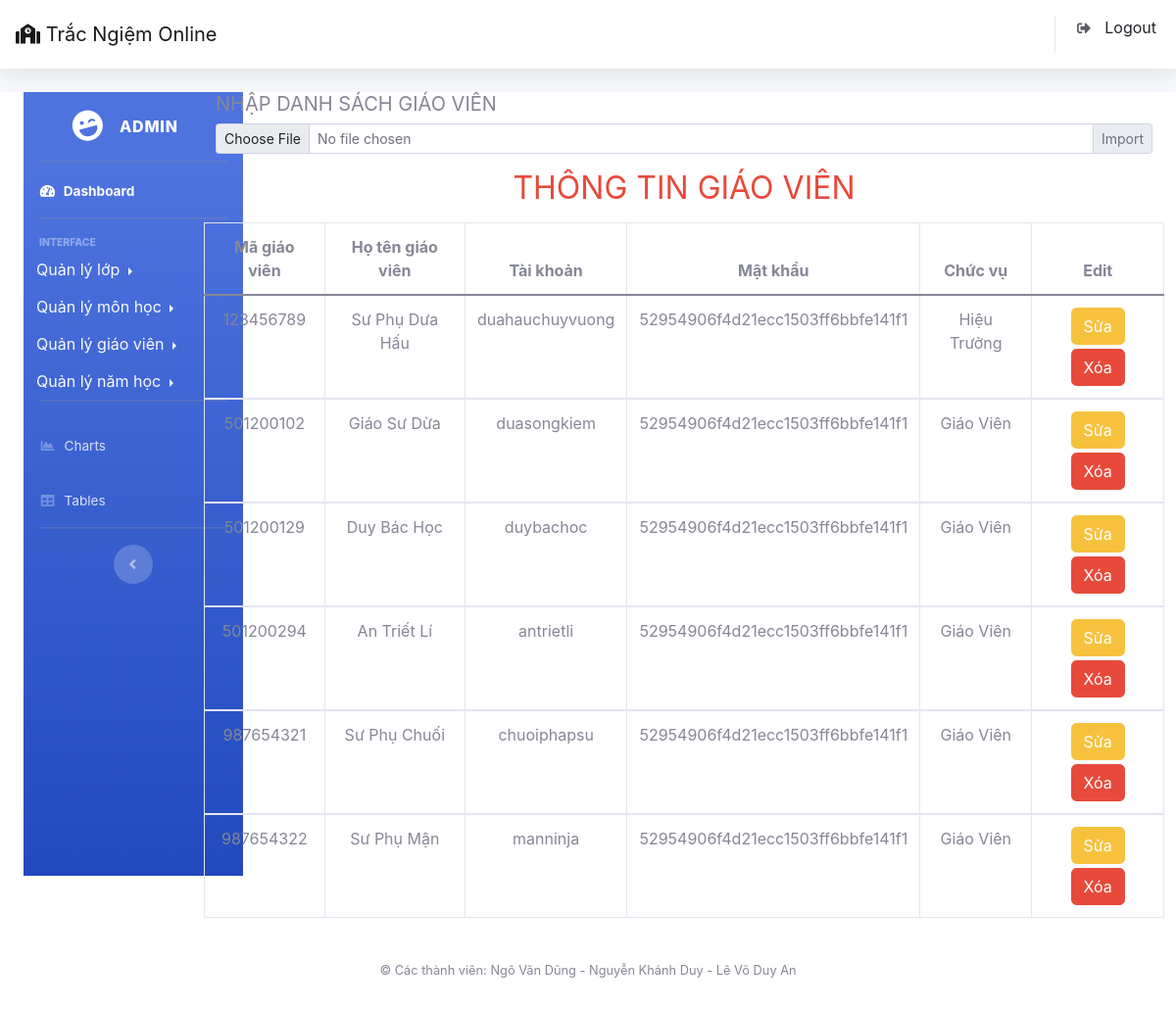
Page /Admin/index.php?action=giaovien&act=giaovien (signed in) on the committed database.
### tables this page shows
CREATE TABLE `giaovien` (
  `maGV` int(11) NOT NULL,
  `tenGV` varchar(100) NOT NULL,
  `user` varchar(100) NOT NULL,
  `pass` varchar(150) NOT NULL,
  `role` int(11) NOT NULL
);

### Admin/Model/connect.php (called while the page is built, shortened)
<?php
  class connect{
      var $db=null;
      public function __construct()
      {
        $dsn='mysql:host=localhost;dbname=tracnghiembeta';
        $user='root';
        $pass='root';
        $this->db=new PDO($dsn,$user,$pass,array(PDO::MYSQL_ATTR_INIT_COMMAND=>"SET NAMES utf8"));
      }
      public function getList($select)
      {
        $result=$this->db->query($select);
        return $result;
      }
  }
?>

### Admin/Model/quanlygiaovien.php (called while the page is built, shortened)
<?php
    class giaovien{
        public function listGiaoVien()
          {
               $select = "select * from giaovien";
               $db = new connect();
               $result = $db->getList($select);
               return $result;
           }
    }
?>

### Admin/View/giaovien.php (the view, shortened to what this page needs)
<div class="col-lg-2">
    <?php
        include "View/sidebar.php";
    ?>
</div>
<div class="col-lg-10">
    <section>
        <h5>NHẬP DANH SÁCH GIÁO VIÊN </h5>
        <form action="index.php?action=giaovien&act=importGV" method="post" enctype="multipart/form-data">
            <div class="input-group input-group-sm mb-md-3 ">
                <input type="file" class="form-control form-control-sm" name="upload" id="upload">
                <input type="submit" name="submit" value="Import" class="input-group-text">
            </div>
        </form>
        <div class="row">
            <h2 class="text-center text-danger mb-md-3">THÔNG TIN GIÁO VIÊN  </h2>
            <table class=" table table-bordered table-hover text-center">
                <thead>
                    <tr>
                        <th scope="col">Mã giáo viên</th>
                        <th scope="col">Họ tên giáo viên</th>
                        <th scope="col">Tài khoản</th>
                        <th scope="col">Mật khẩu</th>
                        <th scope="col">Chức vụ</th>
                        <th scope="col">Edit</th>
                    </tr>
                </thead>
                <?php
                    $db = new giaovien();
                    $result=$db->listGiaoVien();
                    while($set = $result->fetch()):
                ?>
                <tbody>
                    <tr>
                        <td> <?php echo $set['maGV'] ?></td>
                        <td>  <?php echo $set['tenGV'] ?></td>
                        <td>  <?php echo $set['user'] ?></td>
                        <td>  <?php echo $set['pass'] ?></td>
                        <td>
                            <?php
                                if($set['role']==1)
                                {
                                    echo "Giáo Viên";
                                }
                                if($set['role']==2)
                                {
                                    echo "Hiệu Trưởng";
                                }
                            ?>
                        </td>
                        <td class="text-center">
                            <a href="index.php?action=giaovien&act=update&maGV=<?php echo $set['maGV'];  ?>" class="btn btn-warning mb-md-1">Sửa</a>
                            <a href="index.php?action=giaovien&act=deleteGV&maGV=<?php echo $set['maGV']?>"
                                onclick="return confirm('Bấm vào nút OK để tiếp tục');" class="btn btn-danger">Xóa</a>
                        </td>
                    </tr>
                    <?php
                    endwhile;
                    ?>
                </tbody>
            </table>
        </div>
    </section>
</div>

### rows in the picture
giaovien: maGV "123456789", tenGV "Sư Phụ Dưa Hấu", user "duahauchuyvuong", pass "52954906f4d21ecc1503ff6bbfe141f1", role "Hiệu Trưởng"
giaovien: maGV "501200102", tenGV "Giáo Sư Dừa", user "duasongkiem", pass "52954906f4d21ecc1503ff6bbfe141f1", role "Giáo Viên"
giaovien: maGV "501200129", tenGV "Duy Bác Học", user "duybachoc", pass "52954906f4d21ecc1503ff6bbfe141f1", role "Giáo Viên"
giaovien: maGV "501200294", tenGV "An Triết Lí", user "antrietli", pass "52954906f4d21ecc1503ff6bbfe141f1", role "Giáo Viên"
giaovien: maGV "987654321", tenGV "Sư Phụ Chuối", user "chuoiphapsu", pass "52954906f4d21ecc1503ff6bbfe141f1", role "Giáo Viên"
giaovien: maGV "987654322", tenGV "Sư Phụ Mận", user "manninja", pass "52954906f4d21ecc1503ff6bbfe141f1", role "Giáo Viên"

### other values in the picture
$_SESSION['admin'] "ADMIN"
